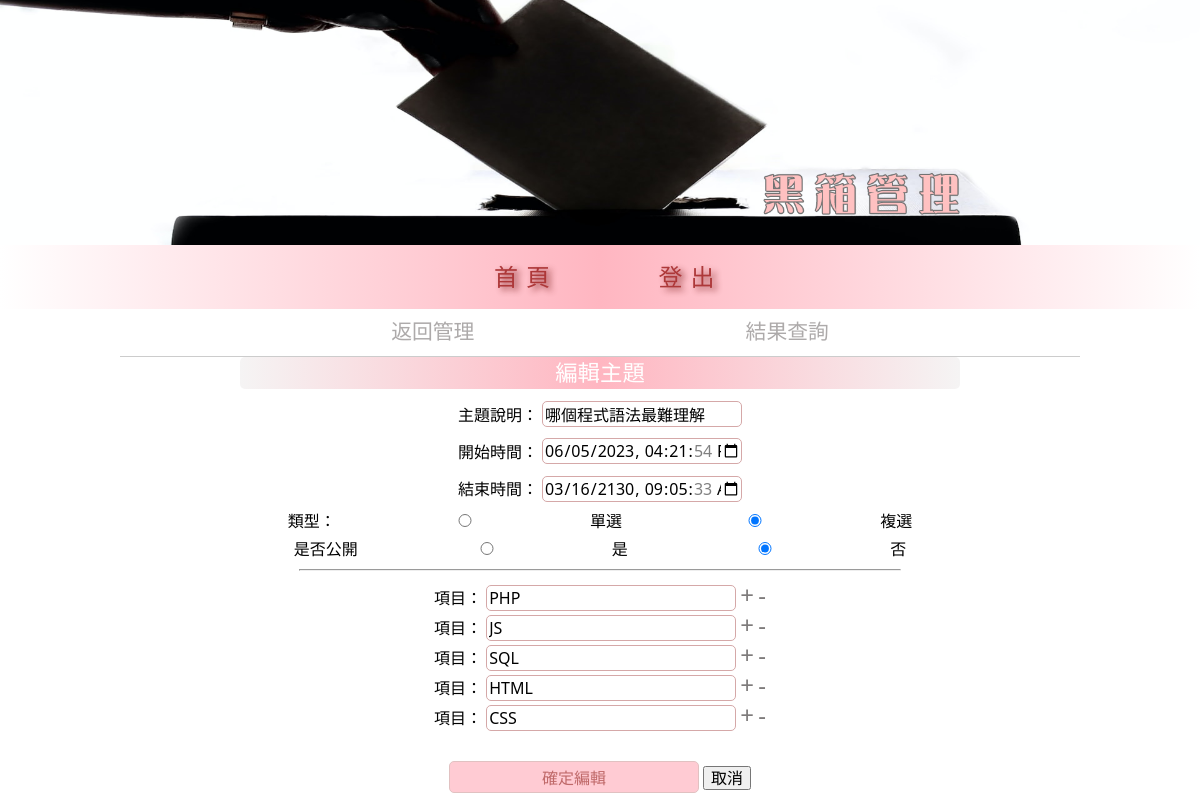
Screenshot of /vote/back/edit_vote.php?id=14 with the database file from the repository.
### tables this page shows
CREATE TABLE `topic` (
  `id` int(10) UNSIGNED NOT NULL,
  `subject` text NOT NULL,
  `type` int(1) UNSIGNED NOT NULL,
  `image` varchar(20) DEFAULT NULL,
  `login` tinyint(1) UNSIGNED NOT NULL,
  `open_date` datetime NOT NULL,
  `close_date` datetime NOT NULL,
  `created_time` timestamp NOT NULL DEFAULT current_timestamp(),
  `updated_time` timestamp NOT NULL DEFAULT current_timestamp() ON UPDATE current_timestamp()
);

CREATE TABLE `options` (
  `id` int(10) UNSIGNED NOT NULL,
  `description` text NOT NULL,
  `subject_id` int(10) UNSIGNED NOT NULL,
  `total` int(10) UNSIGNED NOT NULL DEFAULT 0,
  `created_time` timestamp NOT NULL DEFAULT current_timestamp(),
  `update_time` timestamp NOT NULL DEFAULT current_timestamp() ON UPDATE current_timestamp()
);

### vote/back/edit_vote.php (the view, shortened to what this page needs)
<?php include_once "../db.php";
$topic = $pdo->query("select * from `topic` where `id`='{$_GET['id']}'")
    ->fetch(PDO::FETCH_ASSOC);
$options = $pdo->query("select * from `options` where `subject_id`='{$_GET['id']}'")
    ->fetchAll(PDO::FETCH_ASSOC);
?>
<!DOCTYPE html>
<html lang="en">
<head>
    <link rel="stylesheet" href="../css/header.css">
    <link rel="stylesheet" href="../css/reset.css">
    <link rel="stylesheet" href="../css/form.css">
    <link rel="stylesheet" href="../css/list.css">
</head>
<body>
    <div class="img">
        <img src="/img/vote2.png" alt="">
    </div>
    <header>
        <a href="../index.php">首頁</a>
        <a href="/api/logout_api.php">登出</a>
    </header>
    <nav>
        <a href="../backend.php">返回管理</a>
        <a href="./back/que_vote.php">結果查詢</a>
    </nav>
    <main>
        <form action="../api/edit_vote_api.php" method="post">
            <h1>編輯主題</h1>
            <div class="subj">
                <label for="subject">主題說明：</label>
                <input type="text" name="subject" id="subject" value="<?= $topic['subject']; ?>">
            </div>
            <div class="timeset">
                <div class="time open">
                    <label for="open_time">開始時間：</label>
                    <input type="datetime-local" name="open_date" id="open_date" value="<?= $topic['open_date']; ?>">
                </div>
                <div class="time close">
                    <label for="close_time">結束時間：</label>
                    <input type="datetime-local" name="close_date" id="close_date" value="<?= $topic['close_date']; ?>">
                </div>
            </div>
            <div class="type">
                <label for="type">類型：</label>
                <input type="radio" name="type" id="type1" value="1" <?= ($topic['type'] == 1) ? 'checked' : ''; ?>>單選&nbsp;
                <input type="radio" name="type" id="type2" value="2" <?= ($topic['type'] == 2) ? 'checked' : ''; ?>>複選
            </div>
            <div class="login">
                <label for="login">是否公開</label>
                <input type="radio" name="login" id="login0" value="0" <?= ($topic['login'] == 0) ? 'checked' : ''; ?>>是 &nbsp;
                <input type="radio" name="login" id="login1" value="1" <?= ($topic['login'] == 1) ? 'checked' : ''; ?>>否
            </div>
            <hr>
            <div class="options">
                <?php
                foreach ($options as $opt) {
                ?>
                    <div>
                        <label for="description">項目：</label>
                        <input type="text" name="description[]" class="description-input" value="<?= $opt['description']; ?>">
                        <span onclick="addOption()" width="50px">+</span>
                        <span onclick="removeOption(this)" width="50px">-</span>
                    </div>
                <?php
                }
                ?>
            </div>
            <div class="subm">
                <input type="submit" value="確定編輯" >
                <button onclick="location.href='../backend.php'">取消</button>
            </div>
        </form>
    </main>
</body>
</html>

### vote/css/header.css (style rules this page uses)
header { display: flex; justify-content: center; height: 4rem; padding-top: 1.1rem; background-image: linear-gradient(to right, white, lightpink,white); padding-right: 7%; }
nav { display: flex; justify-content: space-evenly; border-bottom: 1px solid #ccc; height: 3rem; padding-top: 0.7rem; width: 80%; margin: 0 auto; }
header>a { color: brown; margin-left: 9%; text-decoration: none; font-weight: 500; font-size: 1.5rem; text-shadow: 4px 3px 6px #903838; letter-spacing: 0.5rem; opacity: 0.9; }
nav>a { color: #adaaaa; text-decoration: none; margin-left: 20px; font-weight: 500; font-size: 1.3rem; }

### vote/css/form.css (style rules this page uses)
main { justify-content: center; height: auto; text-align: center; }
form { text-align: center; }
form { width: 100%; }
form>div { margin-bottom: 10px; margin-top: 10px; }
form .options span { font-size: 1.5rem; color: #7e7b7b; }
form hr { width: 50%; }
form h1 { background-image: linear-gradient(to right, #f5f4f4, lightpink, #f5f4f4); color: white; font-size: 1.4rem; width: 60%; margin: 0 auto; margin-bottom: 10px; height: 2rem; padding-top: 3px; font-weight: 200; border-radius: 5px; }
form input { border: 1px solid #d5a8a8; border-radius: 5px; line-height: normal; width: 250px; margin-top: 0.1rem; }
form .time { margin-bottom: 10px; }
.subj, .type, #option { text-align: center; }
#subject, #open_date, #close_date { width: 200px; }
.subm { text-align: center; margin-top: 10px; border-radius: 10px; }
input[type="submit"] { width: 250px; height: 2rem; color: brown; background-color: lightpink; opacity: 0.7; margin-top: 20px; }

### vote/back/edit_vote.php (style rules this page uses)
.img { display: flex; }
.img>img { width: 100%; }

### rows the page displays
topic: subject "哪個程式語法最難理解", open_date "06/05/2023 16:21:54", close_date "03/16/2130 09:05:33", type "☑", login "☑"
options: description "PHP"
options: description "JS"
options: description "SQL"
options: description "HTML"
options: description "CSS"
